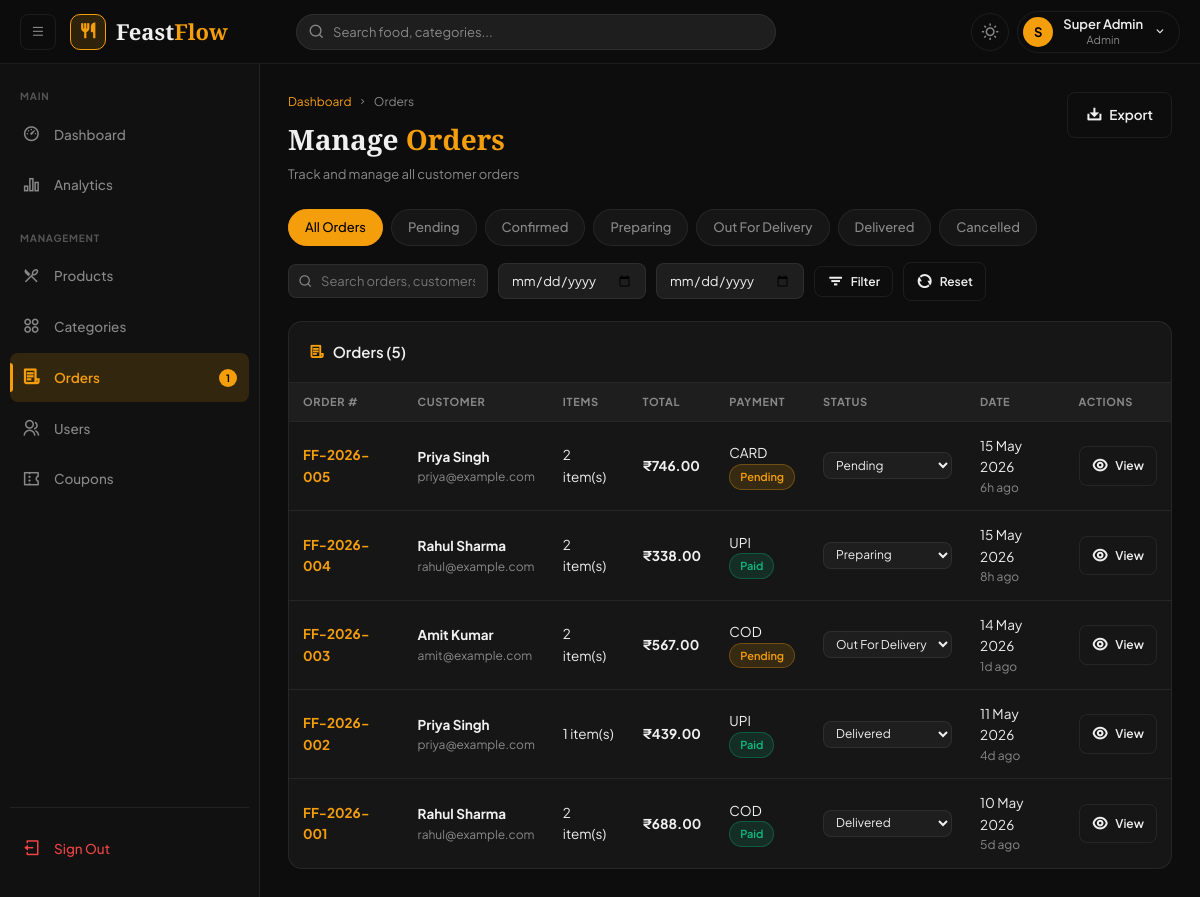
The app's page /admin/orders.php (signed in) with its own data.
### tables this page shows
CREATE TABLE IF NOT EXISTS `orders` (
    `id`               INT UNSIGNED   NOT NULL AUTO_INCREMENT,
    `user_id`          INT UNSIGNED   NOT NULL,
    `order_number`     VARCHAR(20)    NOT NULL UNIQUE,
    `subtotal`         DECIMAL(10,2)  NOT NULL DEFAULT 0.00,
    `delivery_fee`     DECIMAL(10,2)  NOT NULL DEFAULT 40.00,
    `discount`         DECIMAL(10,2)  NOT NULL DEFAULT 0.00,
    `total`            DECIMAL(10,2)  NOT NULL DEFAULT 0.00,
    `status`           ENUM('pending','confirmed','preparing','out_for_delivery','delivered','cancelled') NOT NULL DEFAULT 'pending',
    `payment_method`   ENUM('cod','upi','card') NOT NULL DEFAULT 'cod',
    `payment_status`   ENUM('pending','paid','refunded') NOT NULL DEFAULT 'pending',
    `delivery_address` TEXT           NOT NULL,
    `notes`            TEXT           NULL,
    `estimated_time`   INT            NULL COMMENT 'Minutes',
    `delivered_at`     TIMESTAMP      NULL,
    `created_at`       TIMESTAMP      NOT NULL DEFAULT CURRENT_TIMESTAMP,
    `updated_at`       TIMESTAMP      NOT NULL DEFAULT CURRENT_TIMESTAMP ON UPDATE CURRENT_TIMESTAMP,
    PRIMARY KEY (`id`),
    INDEX `idx_user`   (`user_id`),
    INDEX `idx_status` (`status`),
    INDEX `idx_order_number` (`order_number`),
    CONSTRAINT `fk_order_user` FOREIGN KEY (`user_id`) REFERENCES `users`(`id`) ON DELETE RESTRICT
);

CREATE TABLE IF NOT EXISTS `users` (
    `id`              INT UNSIGNED    NOT NULL AUTO_INCREMENT,
    `name`            VARCHAR(100)    NOT NULL,
    `email`           VARCHAR(150)    NOT NULL UNIQUE,
    `password_hash`   VARCHAR(255)    NOT NULL,
    `role`            ENUM('admin','customer') NOT NULL DEFAULT 'customer',
    `phone`           VARCHAR(20)     NULL,
    `address`         TEXT            NULL,
    `avatar`          VARCHAR(255)    NULL,
    `status`          ENUM('active','inactive','banned') NOT NULL DEFAULT 'active',
    `login_attempts`  TINYINT         NOT NULL DEFAULT 0,
    `locked_until`    TIMESTAMP       NULL,
    `last_login`      TIMESTAMP       NULL,
    `created_at`      TIMESTAMP       NOT NULL DEFAULT CURRENT_TIMESTAMP,
    `updated_at`      TIMESTAMP       NOT NULL DEFAULT CURRENT_TIMESTAMP ON UPDATE CURRENT_TIMESTAMP,
    PRIMARY KEY (`id`),
    INDEX `idx_email` (`email`),
    INDEX `idx_role`  (`role`),
    INDEX `idx_status`(`status`)
);

### config/database.php (called while the page is built, shortened)
<?php
function getPDO(): PDO {
    static $pdo = null;
    if ($pdo === null) {
        $dsn = "mysql:host=".DB_HOST.";dbname=".DB_NAME.";charset=".DB_CHARSET;
        $opts = [
            PDO::ATTR_ERRMODE            => PDO::ERRMODE_EXCEPTION,
            PDO::ATTR_DEFAULT_FETCH_MODE => PDO::FETCH_ASSOC,
            PDO::ATTR_EMULATE_PREPARES   => false,
        ];
        try {
            $pdo = new PDO($dsn, DB_USER, DB_PASS, $opts);
        } catch (PDOException $e) {
            error_log("DB Error: " . $e->getMessage());
            die(json_encode(['error' => 'Database connection failed.']));
        }
    }
    return $pdo;
}

### admin/orders.php (the view, shortened to what this page needs)
<?php
require_once __DIR__ . '/../includes/functions.php';
$filters = [
    'status'    => $_GET['status']    ?? '',
    'search'    => $_GET['search']    ?? '',
    'date_from' => $_GET['date_from'] ?? '',
    'date_to'   => $_GET['date_to']   ?? '',
];
$orders = getOrders($filters);
$page   = max(1,(int)($_GET['page']??1));
$total  = count($orders);
$orders = array_slice($orders, ($page-1)*ROWS_PER_PAGE, ROWS_PER_PAGE);
$statusList = ['pending','confirmed','preparing','out_for_delivery','delivered','cancelled'];
include __DIR__ . '/../includes/header.php';
?>
<div class="page-header">
  <div>
    <div class="breadcrumb"><a href="<?= APP_URL ?>/admin/dashboard.php">Dashboard</a><i class="ri-arrow-right-s-line"></i>Orders</div>
    <h1 class="page-title">Manage <span>Orders</span></h1>
    <p class="page-subtitle">Track and manage all customer orders</p>
  </div>
  <div style="display:flex;gap:10px">
    <a href="?<?= http_build_query(array_merge($filters,['export'=>'csv'])) ?>" class="btn btn-outline"><i class="ri-download-2-line"></i> Export</a>
  </div>
</div>
<div class="category-pills mb-16">
  <a href="?status=&search=<?= urlencode($filters['search']) ?>" class="cat-pill <?= empty($filters['status'])?'active':'' ?>">All Orders</a>
  <?php foreach ($statusList as $s): ?>
  <a href="?status=<?= $s ?>&search=<?= urlencode($filters['search']) ?>" class="cat-pill <?= $filters['status']===$s?'active':'' ?>"><?= ucwords(str_replace('_',' ',$s)) ?></a>
  <?php endforeach; ?>
</div>
<form method="GET" action="">
  <div class="filters-bar">
    <div class="search-filter">
      <i class="ri-search-line"></i>
      <input type="text" name="search" placeholder="Search orders, customers..." value="<?= sanitize($filters['search']) ?>">
    </div>
    <input type="date" name="date_from" class="filter-select" value="<?= $filters['date_from'] ?>" placeholder="From date">
    <input type="date" name="date_to"   class="filter-select" value="<?= $filters['date_to']   ?>" placeholder="To date">
    <button type="submit" class="btn btn-outline btn-sm"><i class="ri-filter-3-line"></i> Filter</button>
    <a href="<?= APP_URL ?>/admin/orders.php" class="btn btn-outline btn-sm"><i class="ri-refresh-line"></i> Reset</a>
  </div>
</form>
<div class="card">
  <div class="card-header">
    <div class="card-title"><i class="ri-file-list-3-line"></i>Orders (<?= $total ?>)</div>
  </div>
  <?php if (empty($orders)): ?>
  <div class="empty-state"><i class="ri-file-list-3-line"></i><h3>No orders found</h3><p>Try adjusting your filters.</p></div>
  <?php else: ?>
  <div class="table-wrapper">
    <table>
      <thead><tr><th>Order #</th><th>Customer</th><th>Items</th><th>Total</th><th>Payment</th><th>Status</th><th>Date</th><th>Actions</th></tr></thead>
      <tbody>
      <?php foreach ($orders as $o): ?>
      <tr data-searchable="<?= sanitize($o['order_number'].' '.$o['customer_name'].' '.$o['customer_email']) ?>">
        <td><a href="<?= APP_URL ?>/admin/view-order.php?id=<?= $o['id'] ?>" class="text-amber fw-bold"><?= sanitize($o['order_number']) ?></a></td>
        <td>
          <div class="fw-bold"><?= sanitize($o['customer_name']) ?></div>
          <div class="text-sm text-muted"><?= sanitize($o['customer_email']) ?></div>
        </td>
        <td><?= $o['item_count'] ?> item(s)</td>
        <td class="fw-bold"><?= formatPrice($o['total']) ?></td>
        <td>
          <div><?= strtoupper($o['payment_method']) ?></div>
          <?= statusBadge($o['payment_status']) ?>
        </td>
        <td>
          <select class="filter-select status-select" data-order-id="<?= $o['id'] ?>" style="padding:4px 8px;font-size:12px">
            <?php foreach ($statusList as $s): ?>
            <option value="<?= $s ?>" <?= $o['status']===$s?'selected':'' ?>><?= ucwords(str_replace('_',' ',$s)) ?></option>
            <?php endforeach; ?>
          </select>
        </td>
        <td>
          <div><?= date('d M Y', strtotime($o['created_at'])) ?></div>
          <div class="text-sm text-muted"><?= timeAgo($o['created_at']) ?></div>
        </td>
        <td>
          <a href="<?= APP_URL ?>/admin/view-order.php?id=<?= $o['id'] ?>" class="btn btn-outline btn-sm"><i class="ri-eye-line"></i> View</a>
        </td>
      </tr>
      <?php endforeach; ?>
      </tbody>
    </table>
  </div>
  <?php endif; ?>
</div>
<?php include __DIR__ . '/../includes/footer.php'; ?>

### includes/functions.php (shortened to what this page needs)
<?php
function getOrders(array $filters = []): array {
    $sql = "SELECT o.*, u.name AS customer_name, u.email AS customer_email, COUNT(oi.id) AS item_count FROM orders o JOIN users u ON o.user_id = u.id LEFT JOIN order_items oi ON oi.order_id = o.id WHERE 1=1";
    $params = [];
    $sql .= " GROUP BY o.id ORDER BY o.created_at DESC";
    $stmt = getPDO()->prepare($sql);
    $stmt->execute($params);
    return $stmt->fetchAll();
}
function formatPrice(float $price): string {
    return '₹' . number_format($price, 2);
}
function sanitize(string $str): string {
    return htmlspecialchars(trim($str), ENT_QUOTES, 'UTF-8');
}
function timeAgo(string $datetime): string {
    $diff = time() - strtotime($datetime);
    if ($diff < 86400) return floor($diff/3600) . 'h ago';
    return floor($diff/86400) . 'd ago';
}
function statusBadge(string $status): string {
    $map = [
        'pending'          => ['class' => 'badge-warning',  'label' => 'Pending'],
        'confirmed'        => ['class' => 'badge-info',     'label' => 'Confirmed'],
        'preparing'        => ['class' => 'badge-primary',  'label' => 'Preparing'],
        'out_for_delivery' => ['class' => 'badge-purple',   'label' => 'Out for Delivery'],
        'delivered'        => ['class' => 'badge-success',  'label' => 'Delivered'],
        'cancelled'        => ['class' => 'badge-danger',   'label' => 'Cancelled'],
        'active'           => ['class' => 'badge-success',  'label' => 'Active'],
        'inactive'         => ['class' => 'badge-secondary','label' => 'Inactive'],
        'paid'             => ['class' => 'badge-success',  'label' => 'Paid'],
        'banned'           => ['class' => 'badge-danger',   'label' => 'Banned'],
    ];
    $b = $map[$status] ?? ['class' => 'badge-secondary', 'label' => ucfirst($status)];
    return "<span class=\"badge {$b['class']}\">{$b['label']}</span>";
}

### records on screen
orders: payment_status "Pending", status "Out For Delivery", order_number "FF-2026-003", user.name "Amit Kumar", user.email "amit@example.com", item_count "2", total "₹567.00", payment_method "COD", status+id "Out For Delivery", created_at "14 May 2026", created_at "1d ago"
orders: order_number "FF-2026-005", user.name "Priya Singh", user.email "priya@example.com", item_count "2", total "₹746.00", payment_method "CARD", payment_status "Pending", status+id "Pending", created_at "15 May 2026", created_at "6h ago"
orders: order_number "FF-2026-004", user.name "Rahul Sharma", user.email "rahul@example.com", item_count "2", total "₹338.00", payment_method "UPI", payment_status "Paid", status+id "Preparing", created_at "15 May 2026", created_at "8h ago"
orders: order_number "FF-2026-002", user.name "Priya Singh", user.email "priya@example.com", item_count "1", total "₹439.00", payment_method "UPI", payment_status "Paid", status+id "Delivered", created_at "11 May 2026", created_at "4d ago"
orders: order_number "FF-2026-001", user.name "Rahul Sharma", user.email "rahul@example.com", item_count "2", total "₹688.00", payment_method "COD", payment_status "Paid", status+id "Delivered", created_at "10 May 2026", created_at "5d ago"

### other values on screen
substr($_SESSION['user_name'] ?? 'U', 0, 1) "S"
$_SESSION['user_name'] "Super Admin"
$_SESSION['user_role'] "Admin"
$pending "1"
str_replace('_',' ',$s) "Confirmed"
str_replace('_',' ',$s) "Preparing"
str_replace('_',' ',$s) "Delivered"
str_replace('_',' ',$s) "Cancelled"
$total "5"
